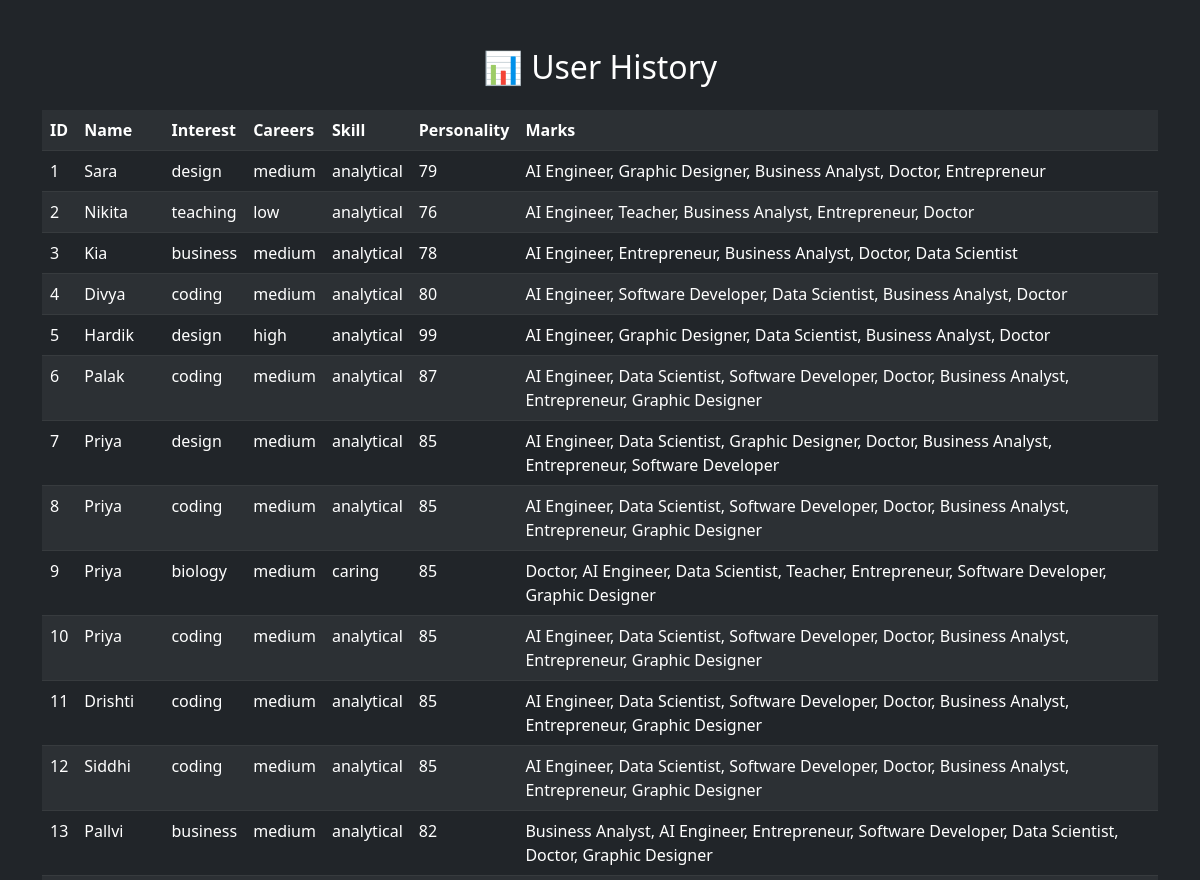
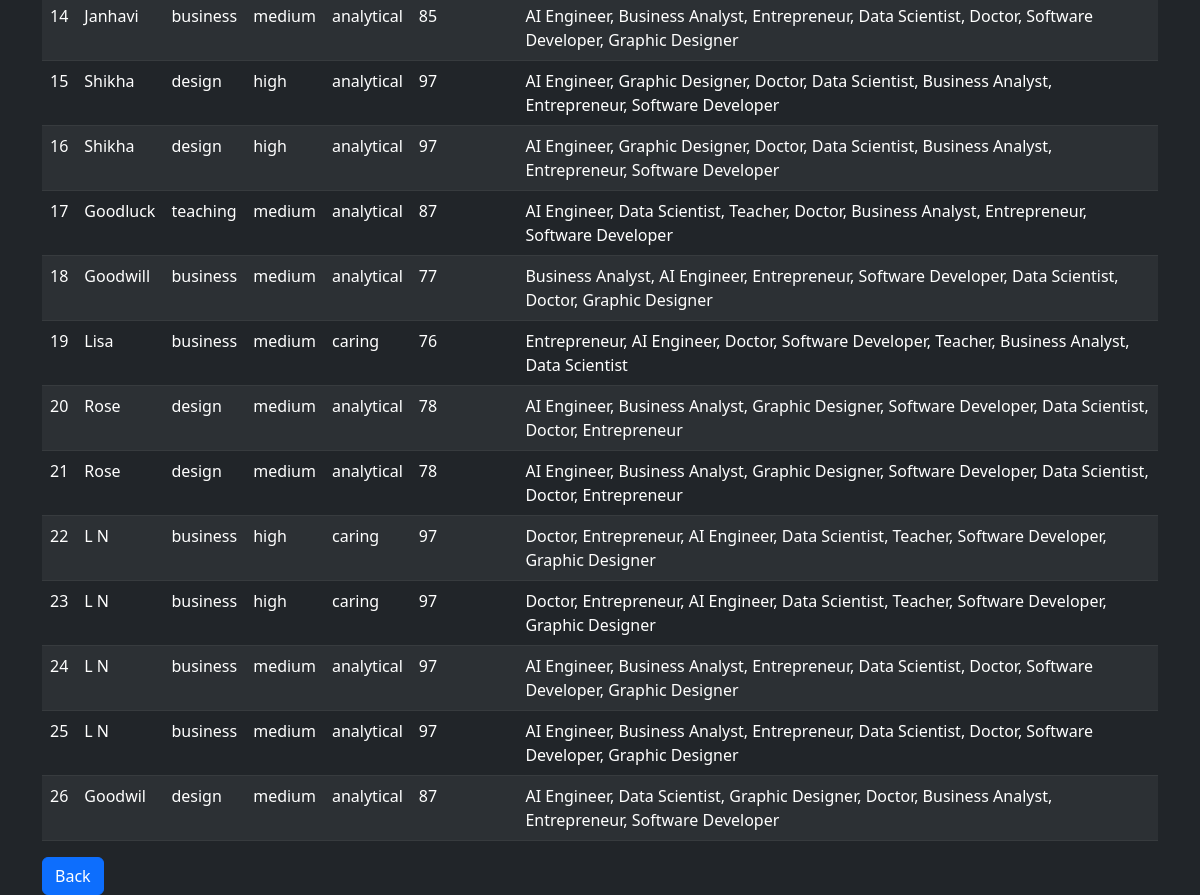
The app's page /history with its own data (2 pictures, top to bottom).
### tables this page shows
CREATE TABLE users(
        id INTEGER PRIMARY KEY AUTOINCREMENT,
        name TEXT,
        interest TEXT,
        skill Text,
        personality Text,
        marks INTEGER,
        careers TEXT
    );

### app.py (the view)
@app.route('/history')
def history():
    conn = sqlite3.connect('career.db')
    c = conn.cursor()
    c.execute("SELECT * FROM users")
    data = c.fetchall()
    conn.close()
    return render_template("history.html", data=data)

### templates/history.html (shortened to what this page needs)
<!DOCTYPE html>
<html>
<head>
    <link href="https://cdn.jsdelivr.net/npm/bootstrap@5.3.0/dist/css/bootstrap.min.css" rel="stylesheet">
</head>
<body class="bg-dark text-white">
<div class="container mt-5">
    <h2 class="text-center mb-4">📊 User History</h2>
    <table class="table table-dark table-striped">
        <tr>
            <th>ID</th>
            <th>Name</th>
            <th>Interest</th>
            <th>Careers</th>
            <th>Skill</th>
            <th>Personality</th>
            <th>Marks</th>
        </tr>
        {% for row in data %}
        <tr>
            <td>{{ row[0] }}</td>
            <td>{{ row[1] }}</td>
            <td>{{ row[2] }}</td>
            <td>{{ row[3] }}</td>
            <td>{{ row[4] }}</td>
            <td>{{ row[5] }}</td>
            <td>{{ row[6] }}</td>
        </tr>
        {% endfor %}
    </table>
    <a href="/" class="btn btn-primary">Back</a>
</div>
</body>
</html>

### records on screen
users: id "1", name "Sara", interest "design", skill "medium", personality "analytical", marks "79", careers "AI Engineer, Graphic Designer, Business Analyst, Doctor, Entrepreneur"
users: id "2", name "Nikita", interest "teaching", skill "low", personality "analytical", marks "76", careers "AI Engineer, Teacher, Business Analyst, Entrepreneur, Doctor"
users: id "3", name "Kia", interest "business", skill "medium", personality "analytical", marks "78", careers "AI Engineer, Entrepreneur, Business Analyst, Doctor, Data Scientist"
users: id "4", name "Divya", interest "coding", skill "medium", personality "analytical", marks "80", careers "AI Engineer, Software Developer, Data Scientist, Business Analyst, Doctor"
users: id "5", name "Hardik", interest "design", skill "high", personality "analytical", marks "99", careers "AI Engineer, Graphic Designer, Data Scientist, Business Analyst, Doctor"
users: id "6", name "Palak", interest "coding", skill "medium", personality "analytical", marks "87", careers "AI Engineer, Data Scientist, Software Developer, Doctor, Business Analyst, Entrepreneur, Graphic Designer"
users: id "7", name "Priya", interest "design", skill "medium", personality "analytical", marks "85", careers "AI Engineer, Data Scientist, Graphic Designer, Doctor, Business Analyst, Entrepreneur, Software Developer"
users: id "8", name "Priya", interest "coding", skill "medium", personality "analytical", marks "85", careers "AI Engineer, Data Scientist, Software Developer, Doctor, Business Analyst, Entrepreneur, Graphic Designer"
users: id "9", name "Priya", interest "biology", skill "medium", personality "caring", marks "85", careers "Doctor, AI Engineer, Data Scientist, Teacher, Entrepreneur, Software Developer, Graphic Designer"
users: id "10", name "Priya", interest "coding", skill "medium", personality "analytical", marks "85", careers "AI Engineer, Data Scientist, Software Developer, Doctor, Business Analyst, Entrepreneur, Graphic Designer"
users: id "11", name "Drishti", interest "coding", skill "medium", personality "analytical", marks "85", careers "AI Engineer, Data Scientist, Software Developer, Doctor, Business Analyst, Entrepreneur, Graphic Designer"
users: id "12", name "Siddhi", interest "coding", skill "medium", personality "analytical", marks "85", careers "AI Engineer, Data Scientist, Software Developer, Doctor, Business Analyst, Entrepreneur, Graphic Designer"
users: id "13", name "Pallvi", interest "business", skill "medium", personality "analytical", marks "82", careers "Business Analyst, AI Engineer, Entrepreneur, Software Developer, Data Scientist, Doctor, Graphic Designer"
users: id "14", name "Janhavi", interest "business", skill "medium", personality "analytical", marks "85", careers "AI Engineer, Business Analyst, Entrepreneur, Data Scientist, Doctor, Software Developer, Graphic Designer"
users: id "15", name "Shikha", interest "design", skill "high", personality "analytical", marks "97", careers "AI Engineer, Graphic Designer, Doctor, Data Scientist, Business Analyst, Entrepreneur, Software Developer"
users: id "16", name "Shikha", interest "design", skill "high", personality "analytical", marks "97", careers "AI Engineer, Graphic Designer, Doctor, Data Scientist, Business Analyst, Entrepreneur, Software Developer"
users: id "17", name "Goodluck", interest "teaching", skill "medium", personality "analytical", marks "87", careers "AI Engineer, Data Scientist, Teacher, Doctor, Business Analyst, Entrepreneur, Software Developer"
users: id "18", name "Goodwill", interest "business", skill "medium", personality "analytical", marks "77", careers "Business Analyst, AI Engineer, Entrepreneur, Software Developer, Data Scientist, Doctor, Graphic Designer"
users: id "19", name "Lisa", interest "business", skill "medium", personality "caring", marks "76", careers "Entrepreneur, AI Engineer, Doctor, Software Developer, Teacher, Business Analyst, Data Scientist"
users: id "20", name "Rose", interest "design", skill "medium", personality "analytical", marks "78", careers "AI Engineer, Business Analyst, Graphic Designer, Software Developer, Data Scientist, Doctor, Entrepreneur"
users: id "21", name "Rose", interest "design", skill "medium", personality "analytical", marks "78", careers "AI Engineer, Business Analyst, Graphic Designer, Software Developer, Data Scientist, Doctor, Entrepreneur"
users: id "22", name "L N", interest "business", skill "high", personality "caring", marks "97", careers "Doctor, Entrepreneur, AI Engineer, Data Scientist, Teacher, Software Developer, Graphic Designer"
users: id "23", name "L N", interest "business", skill "high", personality "caring", marks "97", careers "Doctor, Entrepreneur, AI Engineer, Data Scientist, Teacher, Software Developer, Graphic Designer"
users: id "24", name "L N", interest "business", skill "medium", personality "analytical", marks "97", careers "AI Engineer, Business Analyst, Entrepreneur, Data Scientist, Doctor, Software Developer, Graphic Designer"
users: id "25", name "L N", interest "business", skill "medium", personality "analytical", marks "97", careers "AI Engineer, Business Analyst, Entrepreneur, Data Scientist, Doctor, Software Developer, Graphic Designer"
users: id "26", name "Goodwil", interest "design", skill "medium", personality "analytical", marks "87", careers "AI Engineer, Data Scientist, Graphic Designer, Doctor, Business Analyst, Entrepreneur, Software Developer"
